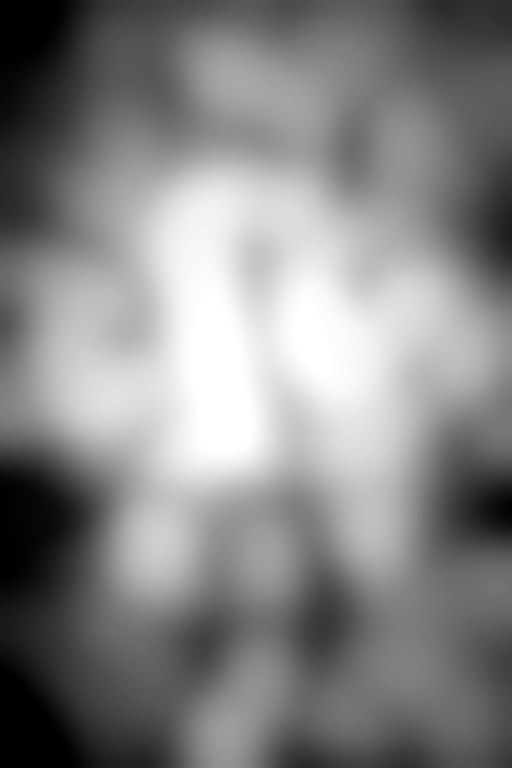
#> input picture 3d/assets/deadlift-depth.jpg, 512 x 768 px
$ python -i build_assets.py   (imports and definitions only)
#> lines starting #> are read from the running program, lines starting #| are printed output that depends on the picture; after the words box and inside, x2 and y2 are one past the last pixel; in counts of white or black regions, pixels touching at a corner belong together
"""
Build every generated asset for the profile.

    python tools/build_assets.py

Outputs into assets/:
    <name>.jpg            optimised artwork for the WebGL page
    <name>-depth.jpg      derived depth map, drives the parallax shader
    banner.webp           animated 3D parallax banner for the README
    banner.jpg            static first frame, fallback
    plates.jpg            the three plates as 3D perspective cards

The banner is rendered as real warped frames rather than an SVG with an
embedded image: GitHub serves README images through camo under a strict
CSP, which can block data: URIs inside an SVG. Warped frames always render.

SOURCE_DIR points at the original full-resolution PNGs. If they are gone the
script falls back to the optimised copies already in assets/, which is enough
to rebuild the banner and plates.
"""
import os
import sys
import numpy as np
from PIL import Image, ImageOps, ImageFilter, ImageDraw, ImageFont

HERE = os.path.dirname(os.path.abspath(__file__))
ROOT = os.path.dirname(HERE)
OUT = os.path.join(ROOT, "3d", "assets")
SOURCE_DIR = r"C:\Users\ardhendudebnath\Downloads\Mobile Devices"

FILES = {
    "hero":     "60f6fe4d-5608-410e-a940-c1545d949292.png",
    "deadlift": "2b00c6e2-2dc9-427f-b45b-ab13ad911951.png",
    "flex":     "98f427a8-c5e6-42e9-a211-333faba05f90.png",
}

FONT_DISPLAY = r"C:\Windows\Fonts\impact.ttf"
FONT_MONO = r"C:\Windows\Fonts\consola.ttf"

BONE = (234, 231, 224)
BLOOD = (204, 41, 54)
VOID = (7, 8, 10)

# [1 line not run here, left out]


# ── small helpers ────────────────────────────────────────────────────────
def to_im(a):
    return Image.fromarray((np.clip(a, 0, 1) * 255).astype(np.uint8))


def blur(a, r):
    return np.asarray(to_im(a).filter(ImageFilter.GaussianBlur(r)), np.float32) / 255.0


def dilate(a, size):
    return np.asarray(to_im(a).filter(ImageFilter.MaxFilter(size)), np.float32) / 255.0


def norm(a, lo=2, hi=98):
    x, y = np.percentile(a, lo), np.percentile(a, hi)
    return np.zeros_like(a) if y - x < 1e-6 else np.clip((a - x) / (y - x), 0, 1)


def depth_map(img, width=512):
    """Heuristic depth from a high-contrast ink drawing.

    Three cues, all cheap: dense cross-hatching marks the figure, mid-grey
    marks skin against blown-out or solid-black background, and the subject
    always occupies the centre. Holes the black hair punches into the figure
    get closed by a grey dilation — an unclosed hole dents the surface.
    """
    g = ImageOps.grayscale(img)
    w, h = g.size
    sw = width
    sh = max(1, round(h * sw / w))
    a = np.asarray(g.resize((sw, sh), Image.LANCZOS), np.float32) / 255.0

    detail = norm(blur(np.clip(np.abs(a - blur(a, 3)) * 6.0, 0, 1), 20))
    mid = norm(blur(np.clip(1.0 - np.abs(a - 0.5) * 2.0, 0, 1), 24))

    yy, xx = np.mgrid[0:sh, 0:sw]
    r = np.sqrt(((xx - sw * 0.5) / (sw * 0.58)) ** 2 +
                ((yy - sh * 0.52) / (sh * 0.66)) ** 2)
    central = np.clip(1.0 - r, 0, 1) ** 1.15

    d = norm(0.42 * central + 0.36 * detail + 0.22 * mid)
    d = norm(blur(dilate(d, 19), 12))
    return norm(blur(0.74 * d + 0.26 * central, 6))


# [18 lines left out: functions source, tracked, not called in this run]


def tracked_width(draw, text, font, tracking=0):
    return sum(draw.textlength(c, font=font) + tracking for c in text) - tracking


# ── 1. artwork + depth maps ──────────────────────────────────────────────
# [11 lines left out: function build_artwork, not called in this run]


# ── 2. animated parallax banner ──────────────────────────────────────────
# 890px is roughly how wide GitHub renders a README image, so this is native
# size — no upscaling, no wasted bytes. Every frame is a full photographic
# redraw, so FRAMES and QUALITY are the two knobs that set the file size.
BANNER_W, BANNER_H = 890, 276
MARGIN = 24                    # overscan so the warp never samples off-image
FRAMES = 16
FRAME_MS = 100                 # 1.6s loop
QUALITY = 72
AMP_X, AMP_Y = 11.0, 4.0       # pixels of sway at full depth
# Layout above is the design space; BSCALE only changes export resolution.
# 890px is GitHub's README render width, so 1.0 is sharp at 1x and soft at 2x.
BSCALE = 1.0


# [214 lines left out: functions warp, banner_overlay, build_banner, find_coeffs, card, build_plates, not called in this run]


# ── 4. the portrait, graded into the ink world ───────────────────────────
# The source photo deliberately lives OUTSIDE the repo, so the raw snapshot is
# never published — only the graded derivatives below are committed.
# Crops are fractions of the source frame, tuned to face.jpg (1080x1920,
# library selfie, head upper-centre). Swap the photo and these are the two
# lines to re-tune.
PORTRAIT_SRC = [
    os.path.join(ROOT, "assets", "img", "face.jpg"),
    os.path.join(ROOT, "ardhendudebnath", "assets", "img", "face.jpg"),
]
CARD_CROP = (0.1963, 0.3333, 0.8778, 0.8125)   # 4:5, head and shoulders
AVATAR_CROP = (0.2426, 0.3438, 0.8352, 0.6771) # 1:1, hair to below the chin


# [86 lines left out: functions portrait_depth, ink_portrait, build_portrait, not called in this run]


# [13 lines not run here, left out]

>>> from PIL import Image
>>> picture = Image.open('../3d/assets/deadlift-depth.jpg')
#> picture is the input picture: PIL image 512x768 L; min 0, max 255, mean 132.6
>>> result = depth_map(picture)
#> call 2 of blur, with r = 20
#> in blur (call 2), `return np.asarray(to_im(a).filter(ImageFilter.GaussianBlur(r)), np.flo..`:
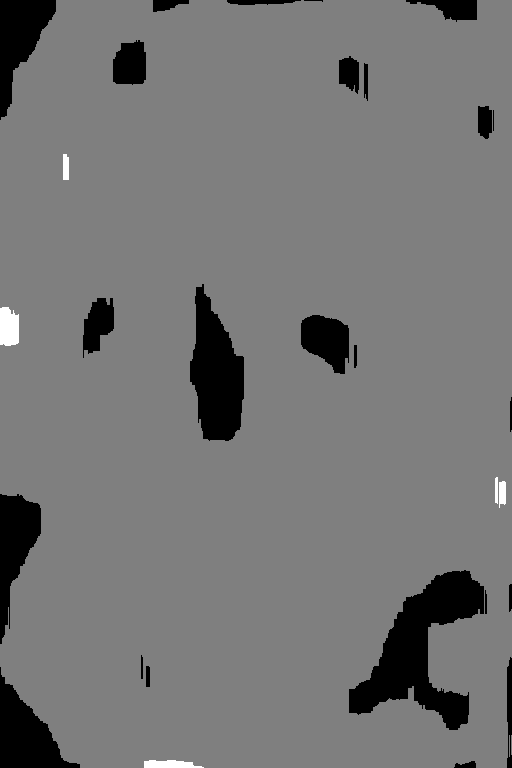
#> returned value: shape (768, 512) float32; min 0, max 0.00784, mean 0.00361; drawn with min black and max white
#> in norm, `x, y = np.percentile(a, lo), np.percentile(a, hi)`: x = 0; y = 0.00392
#> in norm, `return np.zeros_like(a) if y - x < 1e-6 else np.clip((a - x) / (y - x)..`:
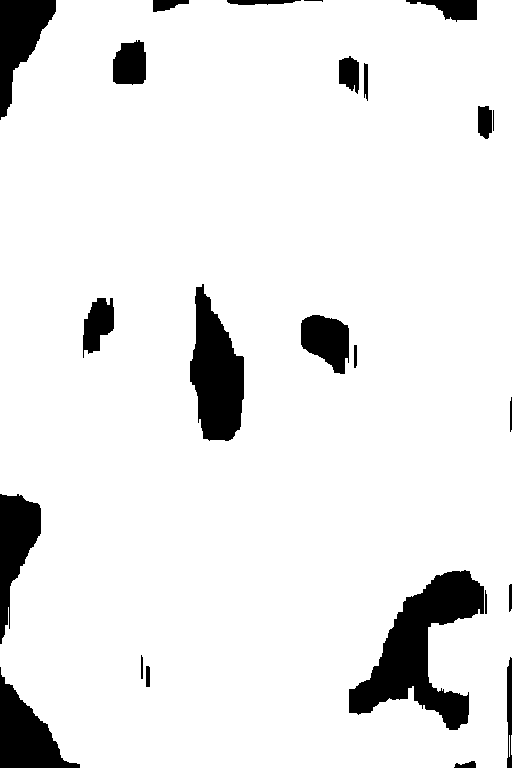
#> returned value: shape (768, 512) float32; values 0 (black) and 1 (white), 91.7% white; 24 black regions, largest, box (x1, y1, x2, y2) and area: (349, 570, 484, 730) 8958, (190, 284, 244, 441) 5551, (0, 667, 80, 768) 3695
#> call 2 of norm, with lo = 2, hi = 98
#> in norm (call 2), `x, y = np.percentile(a, lo), np.percentile(a, hi)`: x = 0.0471; y = 0.91
#> in norm (call 2), `return np.zeros_like(a) if y - x < 1e-6 else np.clip((a - x) / (y - x)..`:
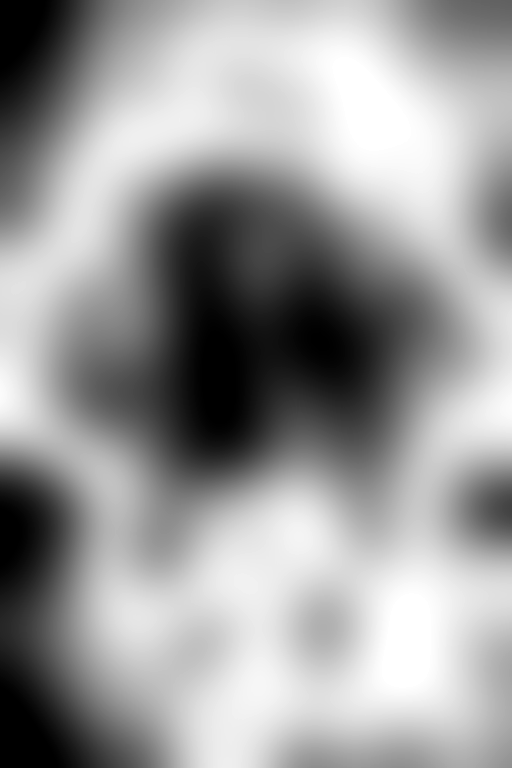
#> returned value: shape (768, 512) float32; min 0, max 1, mean 0.608
#> call 3 of norm, with lo = 2, hi = 98
#> in norm (call 3), `x, y = np.percentile(a, lo), np.percentile(a, hi)`: x = 0.0382; y = 0.825
#> in norm (call 3), `x, y = np.percentile(a, lo), np.percentile(a, hi)`:
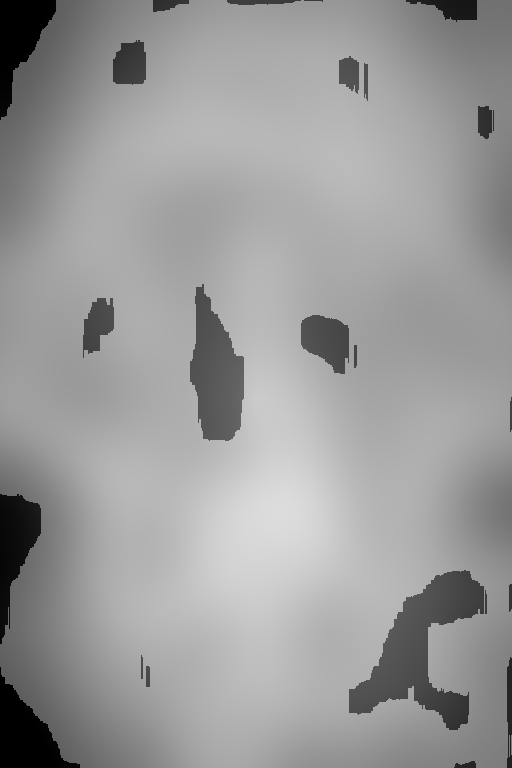
#> a: shape (768, 512) float64; min 0, max 0.865, mean 0.607
#> call 4 of blur, with r = 12
#> in blur (call 4), `return np.asarray(to_im(a).filter(ImageFilter.GaussianBlur(r)), np.flo..`:
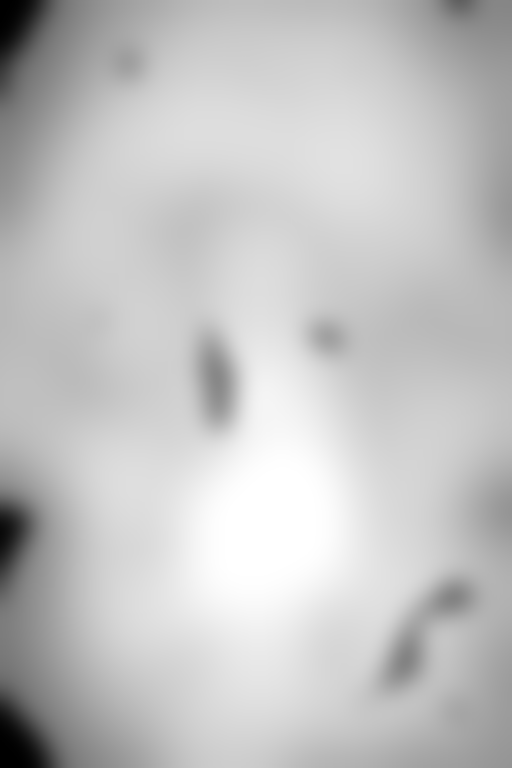
#> returned value: shape (768, 512) float32; min 0, max 1, mean 0.765
#> call 4 of norm, with lo = 2, hi = 98
#> in norm (call 4), `x, y = np.percentile(a, lo), np.percentile(a, hi)`: x = 0.357; y = 0.996
#> in norm (call 4), `return np.zeros_like(a) if y - x < 1e-6 else np.clip((a - x) / (y - x)..`:
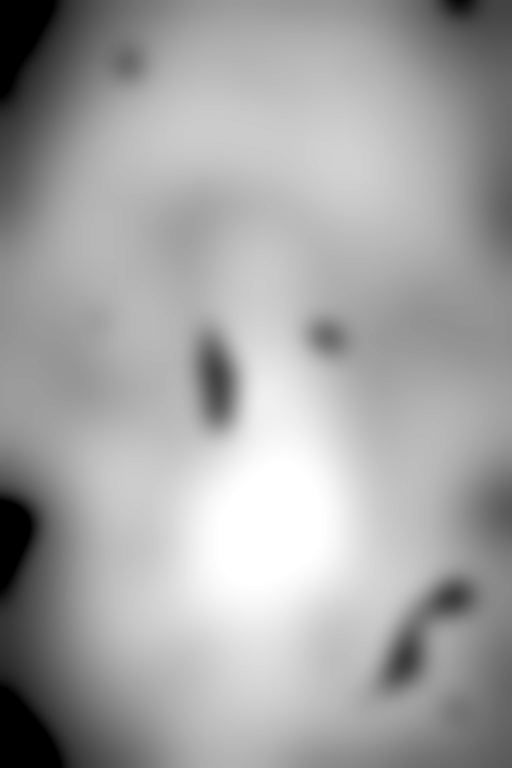
#> returned value: shape (768, 512) float32; min 0, max 1, mean 0.645
#> in to_im (call 6), `return Image.fromarray((np.clip(a, 0, 1) * 255).astype(np.uint8))`:
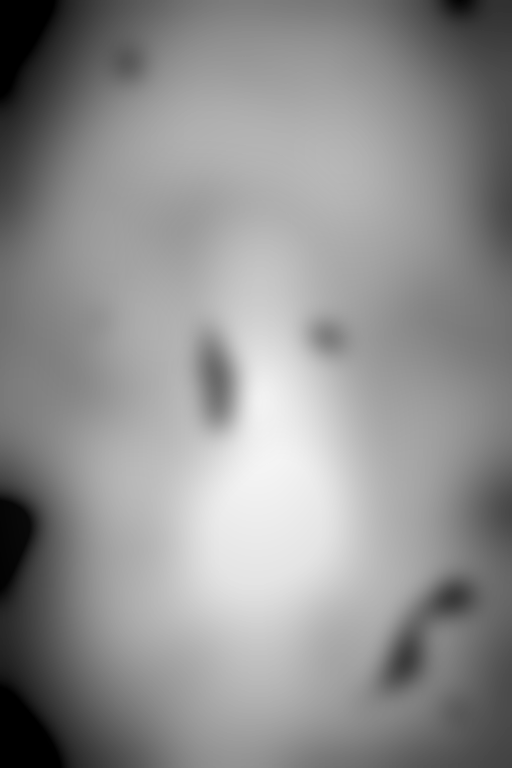
#> returned value: PIL image 512x768 L; min 0, max 245, mean 143.7

$ run again, on assets/img/profile.JPG
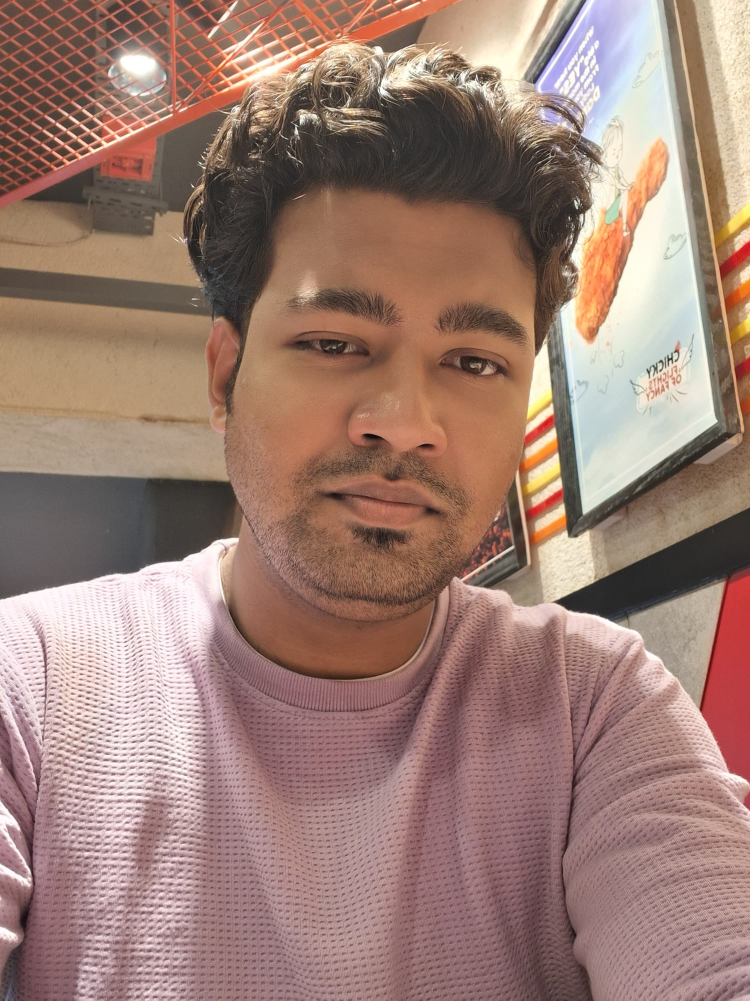
#> input picture assets/img/profile.JPG, 2250 x 3001 px (shown at 1/3 size)
#> picture is the input picture: PIL image 2250x3001 RGB; mean R, G, B 158.2, 127.4, 117.1
#> x = 0.051; y = 0.502
#> in dilate, `return np.asarray(to_im(a).filter(ImageFilter.MaxFilter(size)), np.flo..`:
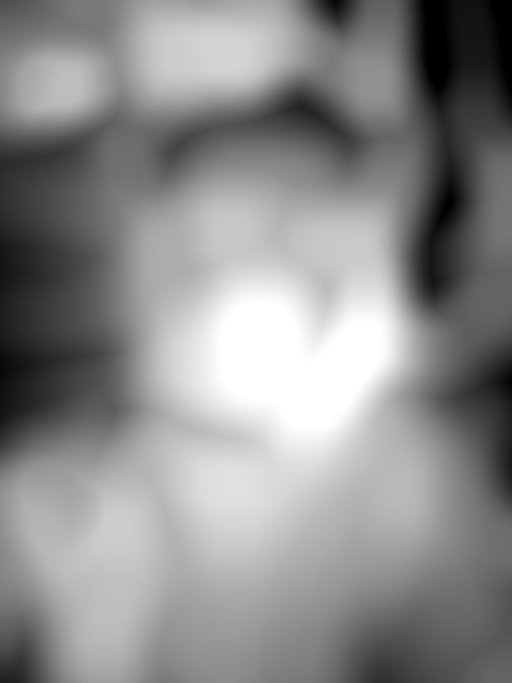
#> returned value: shape (683, 512) float32; min 0, max 1, mean 0.547
#> in to_im (call 6), `return Image.fromarray((np.clip(a, 0, 1) * 255).astype(np.uint8))`:
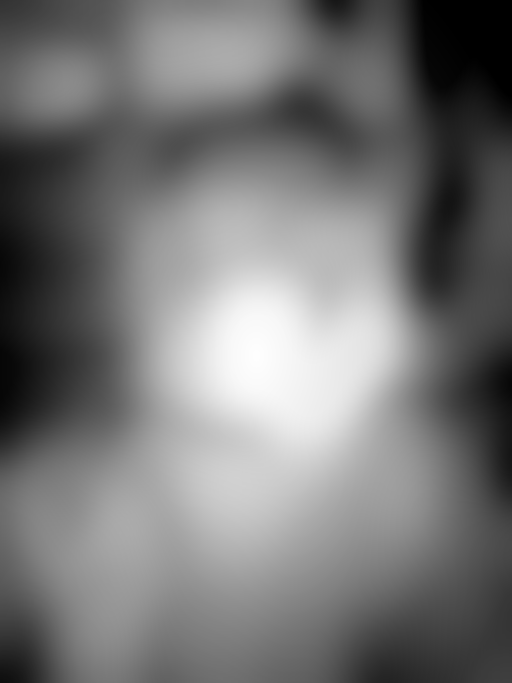
#> returned value: PIL image 512x683 L; min 0, max 254, mean 118.2
